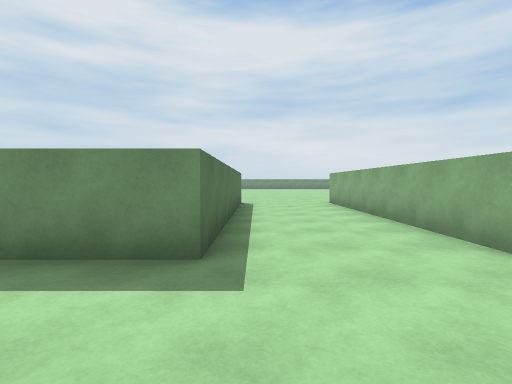
View 1 (above)

18 first-person views from a walk through a scene from a Unity 3-D project. The camera is 1.4 m above the floor, tilts 2° down and sees 85° across. The floor is counted in squares, 2 m on a side. Each view is taken from the middle of a square. On the plan, view 1 faces up. The plan holds only what a view shows up to about 9 squares ahead; the rest is blank. The place goes on beyond the plan. The player character is not drawn.

View 2
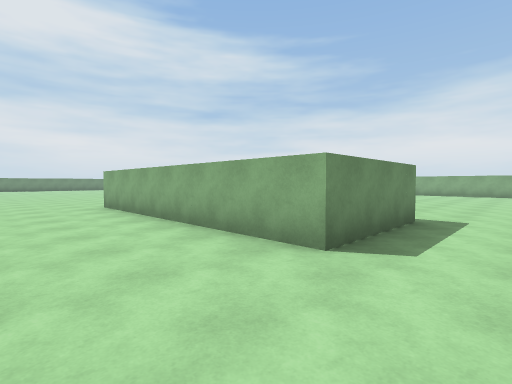

View 3
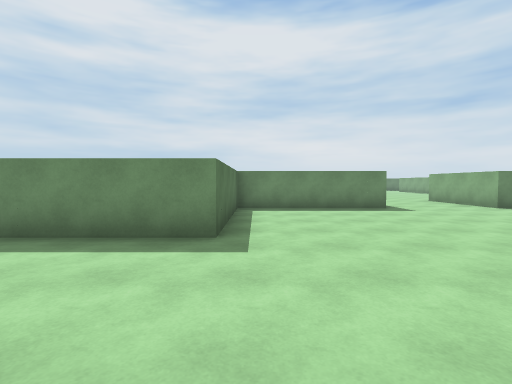

View 4
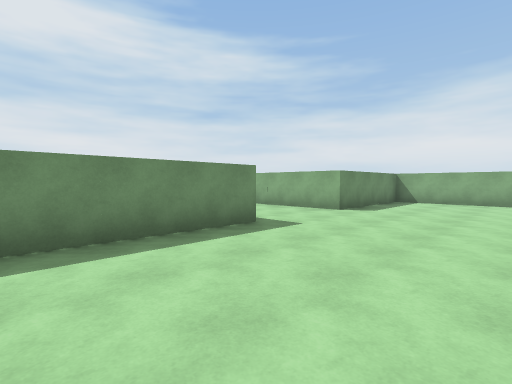

View 5
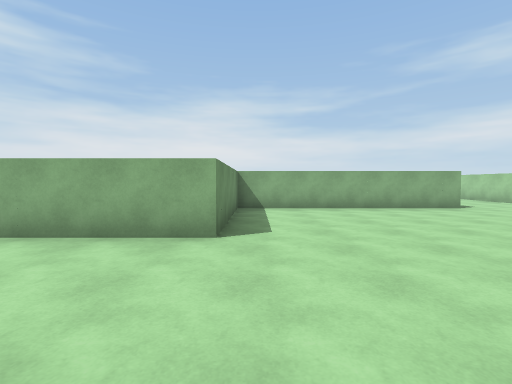

View 6
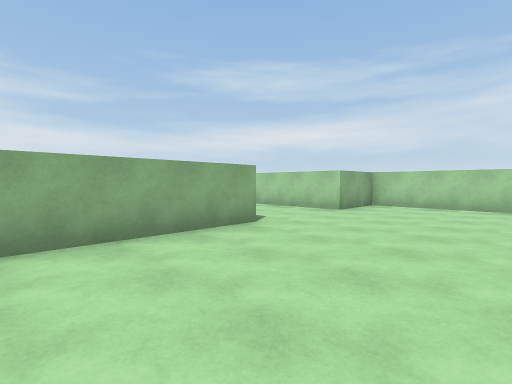

View 7
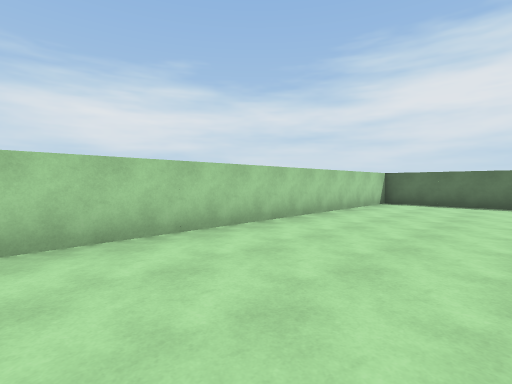

View 8
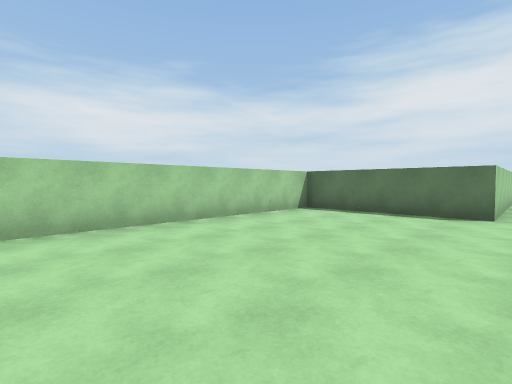

View 9
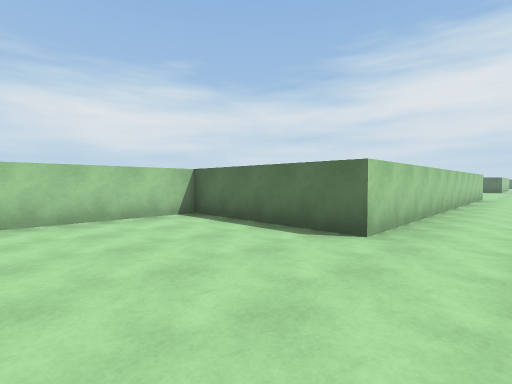

View 10
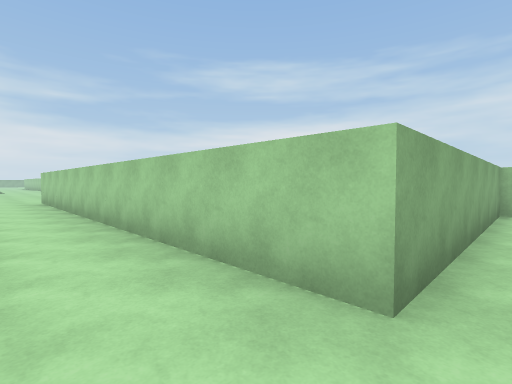

View 11
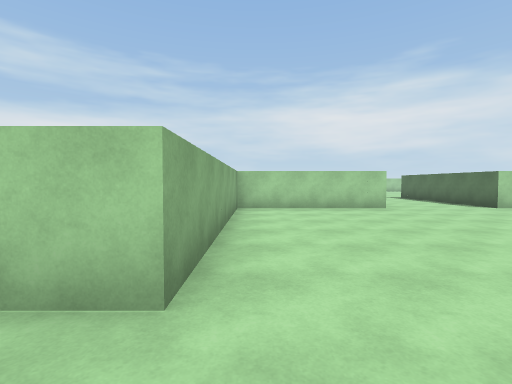

View 12
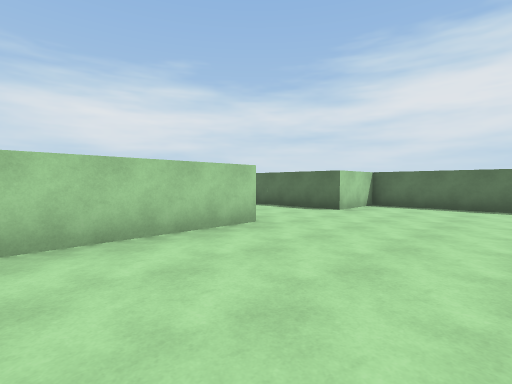

View 13
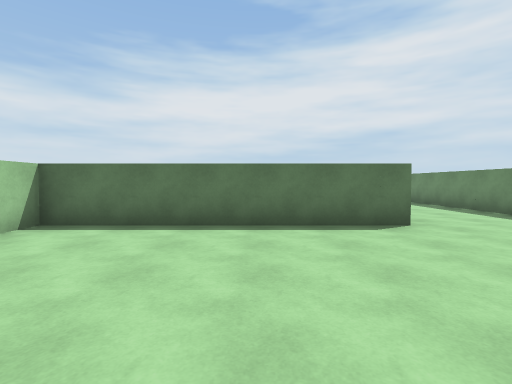

View 14
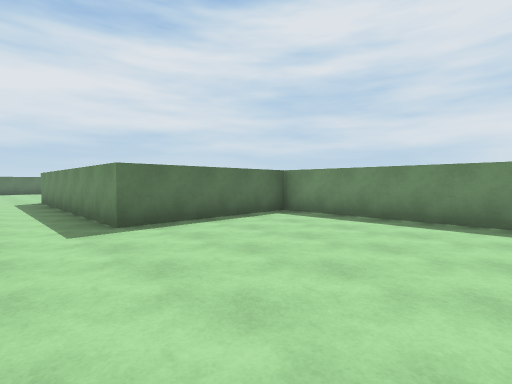

View 15
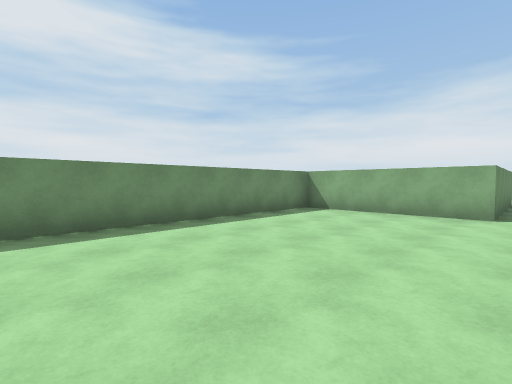

View 16
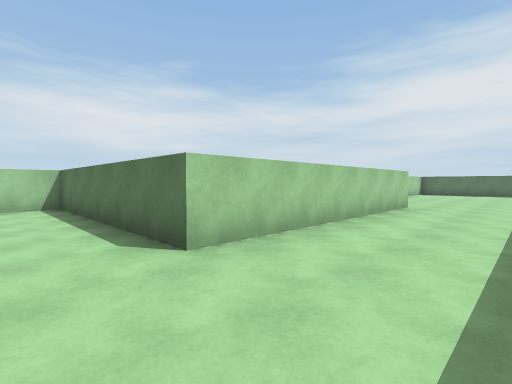

View 17
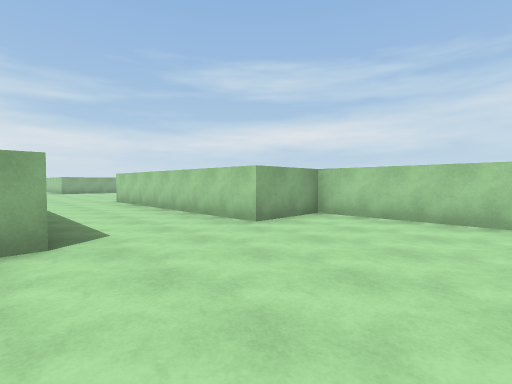

View 18
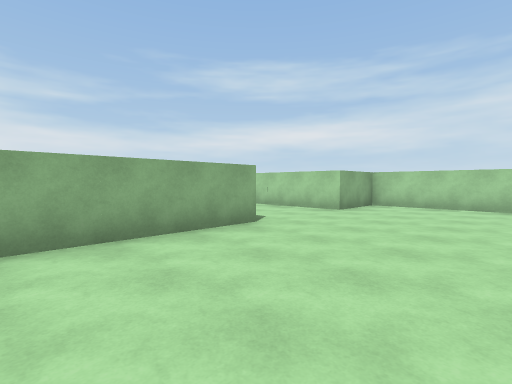

### Floor plan
Points are (right, up) in squares from view 1. A wall is a line through its corners. A room is listed if a view was taken in it or the views show most of it. See-through windows are left out.
Room 1 (views 1, 2, 3, 4, 5, 6, 7, 8, 9)
walls: (4.6, 2.5) (3.4, 2.5); (5.5, -1.4) (5.5, -4.5) (16.5, -4.5) (16.5, -3.4); (8.5, 6.5) (5.5, 6.5) (5.5, 3.4); (2.5, 3.4) (2.5, 8.5); (12.5, 7.4) (12.5, 8.5); (16.5, 1.5) (16.5, 6.5) (13.4, 6.5); (-1.4, 2.5) (-4.6, 2.5); (17.4, -2.5) (18.5, -2.5); (-0.5, 8.4) (-0.5, 3.4); (-4.6, -0.5) (4.6, -0.5)
ways out: opening at (-4, 1) to room 2
objects: other object (-1, 3); other object (3, 3); other object (5, -1); other object (5, 3); other object (9, 7); other object (13, 7); other object (17, -3); other object (17, 1)
Room 2 (views 10, 11, 12, 13, 14, 15, 16, 17, 18)
walls: (-15.4, 2.5) (-20.4, 2.5); (-14.5, -1.4) (-14.5, -6.5) (-13.4, -6.5); (-20.6, -0.5) (-15.4, -0.5); (-21.5, 3.5) (-21.5, 5.9); (-5.5, 3.4) (-5.5, 6.5) (-14.5, 6.5) (-14.5, 3.4); (-8.5, -6.5) (-5.5, -6.5) (-5.5, -1.4); (-24.9, -2.5) (-21.5, -2.5) (-21.5, -1.4)
ways out: opening at (-4, 1) to room 1; opening at (-10.5, -7.2)
objects: other object (-21, -1); other object (-21, 3); other object (-15, -1); other object (-15, 3); other object (-13, -7); other object (-5, -1); other object (-5, 3)

Positions as (right, up) in squares from view 1, and headings:
1: (0, 0), facing up
2: (0, 1), facing up-right
3: (6, -1), facing up
4: (6, 3), facing up-right
5: (9, 6), facing right
6: (13, 4), facing down-right
7: (15, -1), facing down-left
8: (12, 0), facing down-left
9: (9, 1), facing down-left
10: (-6, 1), facing down-right
11: (-6, 1), facing down
12: (-6, -3), facing down-left
13: (-10, -3), facing left
14: (-10, 1), facing up-left
15: (-12, 2), facing up-right
16: (-13, 2), facing down-left
17: (-25, 3), facing down-right
18: (-25, 6), facing down-right
